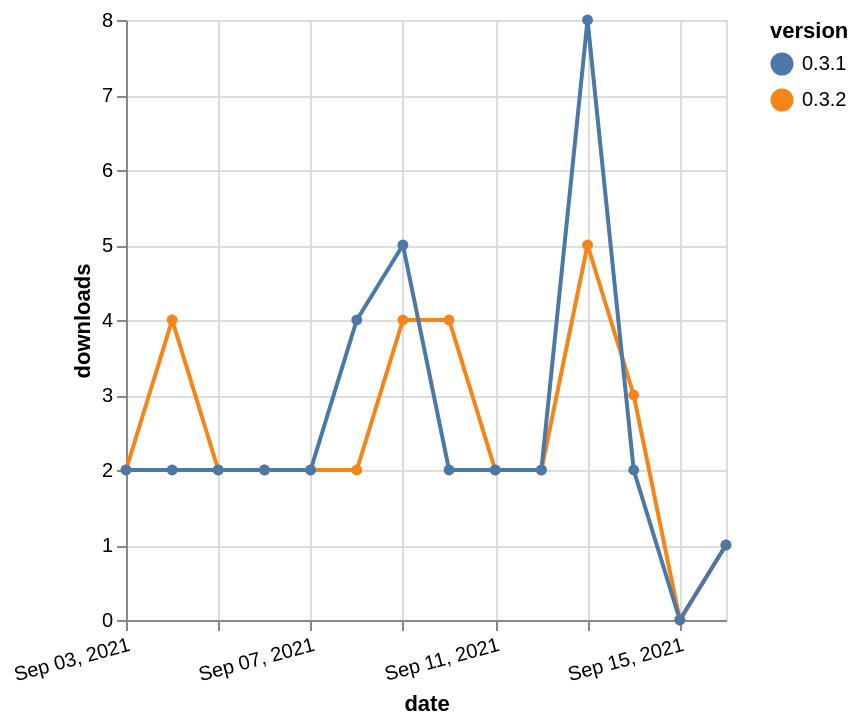

Vega-Lite specification for this chart:
### Vega-Lite specification from a JSON file in a GitHub repository (floating-point values rounded to 4 significant figures)
{"$schema": "https://vega.github.io/schema/vega-lite/v5.json", "description": "A simple bar chart with embedded data.", "data": {"values": [{"date": "2021-09-03", "total": 3625, "delta": 2, "version": "0.3.2"}, {"date": "2021-09-04", "total": 3629, "delta": 4, "version": "0.3.2"}, {"date": "2021-09-05", "total": 3631, "delta": 2, "version": "0.3.2"}, {"date": "2021-09-06", "total": 3633, "delta": 2, "version": "0.3.2"}, {"date": "2021-09-07", "total": 3635, "delta": 2, "version": "0.3.2"}, {"date": "2021-09-08", "total": 3637, "delta": 2, "version": "0.3.2"}, {"date": "2021-09-09", "total": 3641, "delta": 4, "version": "0.3.2"}, {"date": "2021-09-10", "total": 3645, "delta": 4, "version": "0.3.2"}, {"date": "2021-09-11", "total": 3647, "delta": 2, "version": "0.3.2"}, {"date": "2021-09-12", "total": 3649, "delta": 2, "version": "0.3.2"}, {"date": "2021-09-13", "total": 3654, "delta": 5, "version": "0.3.2"}, {"date": "2021-09-14", "total": 3657, "delta": 3, "version": "0.3.2"}, {"date": "2021-09-15", "total": 3657, "delta": 0, "version": "0.3.2"}, {"date": "2021-09-16", "total": 3658, "delta": 1, "version": "0.3.2"}, {"date": "2021-09-03", "total": 3582, "delta": 2, "version": "0.3.1"}, {"date": "2021-09-04", "total": 3584, "delta": 2, "version": "0.3.1"}, {"date": "2021-09-05", "total": 3586, "delta": 2, "version": "0.3.1"}, {"date": "2021-09-06", "total": 3588, "delta": 2, "version": "0.3.1"}, {"date": "2021-09-07", "total": 3590, "delta": 2, "version": "0.3.1"}, {"date": "2021-09-08", "total": 3594, "delta": 4, "version": "0.3.1"}, {"date": "2021-09-09", "total": 3599, "delta": 5, "version": "0.3.1"}, {"date": "2021-09-10", "total": 3601, "delta": 2, "version": "0.3.1"}, {"date": "2021-09-11", "total": 3603, "delta": 2, "version": "0.3.1"}, {"date": "2021-09-12", "total": 3605, "delta": 2, "version": "0.3.1"}, {"date": "2021-09-13", "total": 3613, "delta": 8, "version": "0.3.1"}, {"date": "2021-09-14", "total": 3615, "delta": 2, "version": "0.3.1"}, {"date": "2021-09-15", "total": 3615, "delta": 0, "version": "0.3.1"}, {"date": "2021-09-16", "total": 3616, "delta": 1, "version": "0.3.1"}]}, "width": "container", "mark": {"type": "line", "point": {"filled": true}}, "encoding": {"x": {"field": "date", "type": "temporal", "timeUnit": "yearmonthdate", "title": "date", "axis": {"labelAngle": -15}}, "y": {"field": "delta", "type": "quantitative", "title": "downloads"}, "color": {"field": "version", "type": "nominal"}, "tooltip": {"field": "delta"}}}
